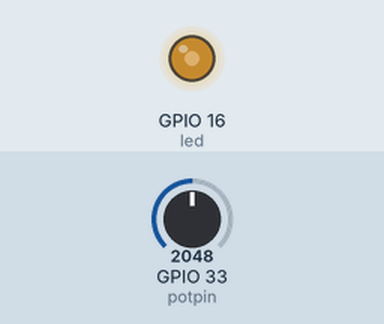
Recording of a sketch running on a simulated ESP32. Shown: output pins drawn as LEDs (lit = HIGH). Inputs (shaded band) come from the test bench; at power-on: GPIO 33 (potpin) = 2048. What the sketch prints to the serial monitor is not drawn.

Above: at 1.2 s.
1.3 s: GPIO 33 (potpin) set to 1228
At 2.5 s:
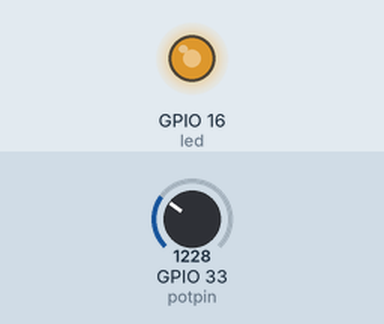
2.8 s: GPIO 33 (potpin) set to 491
At 3.9 s:
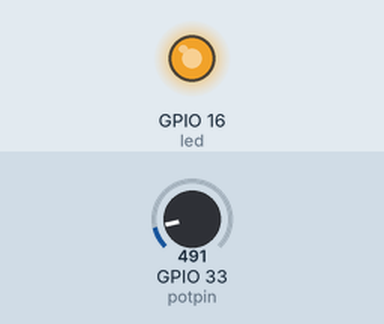
4.3 s: GPIO 33 (potpin) set to 3603
At 5.0 s:
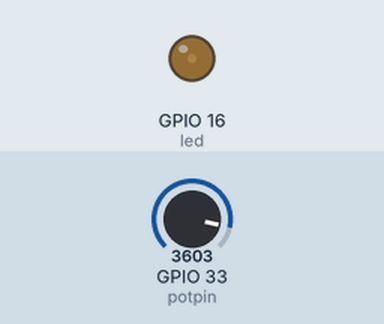
5.8 s: GPIO 33 (potpin) set to 4095
At 6.2 s:
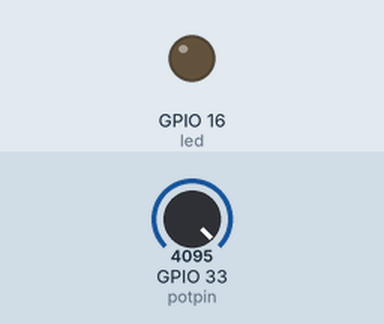
7.3 s: GPIO 33 (potpin) set to 2047
At 8.5 s:
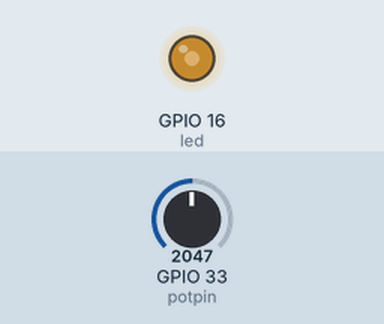
Timing chart, 0 to 9.8 s (numbered marks = the images above; inputs shaded):
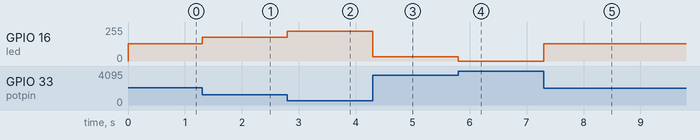

Measured:
- after the input at 1.3 s, GPIO 16 (led): 128/255 → 178/255 at once
- after the input at 2.8 s, GPIO 16 (led): 178/255 → 224/255 at once
- after the input at 4.3 s, GPIO 16 (led): 224/255 → 31/255 at once
- after the input at 5.8 s, GPIO 16 (led): 31/255 → 0/255 at once
- after the input at 7.3 s, GPIO 16 (led): 0/255 → 128/255 at once

The sketch:

Led_Brightness.ino
```cpp
int potpin = 33;
int led = 16;
int potVal;
byte ledVal;

void setup() {
  // put your setup code here, to run once:
  pinMode(potpin,INPUT);
  pinMode(led,OUTPUT);
  Serial.begin(115200);
  ledcAttachPin(led, 1);
ledcSetup(1, 12000, 8);

}

void loop() {
  // put your main code here, to run repeatedly:
  potVal = analogRead(potpin);
  ledVal = map(potVal, 0, 4095, 255, 0);
  ledcWrite(1,ledVal);
  Serial.println(ledVal);

}
```
